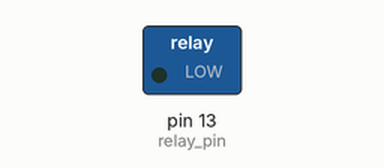
Recording of a sketch running on a simulated Arduino Uno, built with avr-gcc and run on an emulated ATmega328P. Parts: switched loads named in the sketch (green lamp = pin HIGH). Dashed ring = blinking. What the sketch prints to the serial monitor is not drawn.

Above: at 0.2 s.
Timing chart, 0 to 3.0 s (numbered marks = the images above):
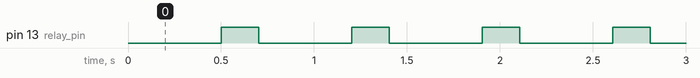

Measured:
- by itself, pin 13 (relay_pin): alternates HIGH for 0.20 s and LOW for 0.50 s

The sketch:

Relay.ino
```cpp
/*
  Code for controling a 5v relay

 Programmed by Nathan Villicana-Shaw in the Fall of 2017 for
 the California College of the Arts Interaction Design department.

 PLEASE NOTE
 -----------
 Most relays operate at a higher voltage than the Arduino can provide
 Make sure to double check what your Relays "logic" level is
 */

const int relay_pin = 13;

// to keep track of time
const unsigned long on_time = 200;  // how long to keep the LED on for
const unsigned long off_time = 500; // how long to keep the LED off for
unsigned long last_change = 0;      // the last time the relay was turned on or turned off

boolean relay_state = false;        // to keep track of the relay state


void setup() {
  pinMode(relay_pin, OUTPUT);
  Serial.begin(57600);
}


void loop() {
  unsigned long now = millis();
  if (relay_state == false && now > last_change + off_time) {
    relay_state = true;
    digitalWrite(relay_pin, relay_state);
    last_change = now;
    Serial.println("relay on");
  }
  else if (relay_state == true && now > last_change + on_time) {
    relay_state = false;
    digitalWrite(relay_pin, relay_state);
    last_change = now;
    Serial.println("relay off");
  }
}
```
